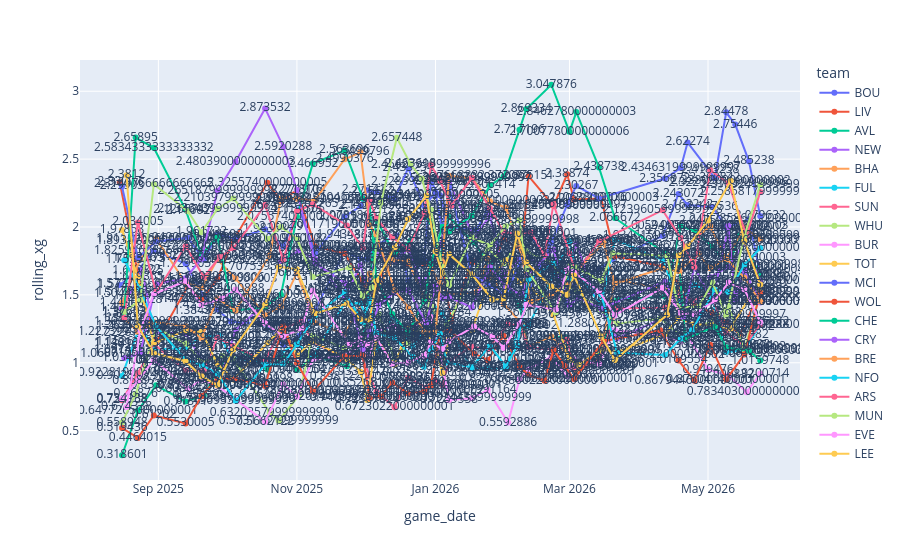

Here is the notebook cell this chart was saved with:
### Code cell
team_match['rolling_xg'] = team_match.groupby('team')['xg'].rolling(window=5, min_periods=1).mean().reset_index(level=0, drop=True)

team_match['tot_xg'] = team_match.groupby('team')['xg'].transform(lambda x: x.sum())

team_match['avg_xg'] = team_match.groupby('team')['xg'].transform(lambda x: x.mean())

team_match['avg_rolling_xg'] = team_match.groupby('team')['rolling_xg'].transform(lambda x: x.mean())

team_match['xg_90'] = team_match.groupby('round')['tot_xg'].transform(lambda x: x / 90)

team_match['rolling_xg_rank'] = team_match.groupby('round')['rolling_xg'].rank(ascending=False)

team_match['avg_rolling_xg_rank'] = team_match.groupby('round')['avg_rolling_xg'].rank(ascending=False)

team_match['avg_xg_rank'] = team_match.groupby('round')['avg_xg'].rank(ascending=False)

#Goals Against
team_match['rolling_xga'] = team_match.groupby('team')['xga'].rolling(window=5, min_periods=1).mean().reset_index(level=0, drop=True)

team_match['tot_xga'] = team_match.groupby('team')['xga'].transform(lambda x: x.sum())

team_match['avg_xga'] = team_match.groupby('team')['xga'].transform(lambda x: x.mean())

team_match['xga_90'] = team_match.groupby('round')['tot_xga'].transform(lambda x: x / 90)

team_match['rolling_xga_rank'] = team_match.groupby('round')['rolling_xga'].rank(ascending=True)

team_match['avg_xga_rank'] = team_match.groupby('round')['avg_xga'].rank(ascending=True)


fig = px.line(
    team_match,
    x='game_date',
    y='rolling_xg',
    text='rolling_xg',
    color='team', 
    hover_data=['rolling_xg_rank', 'game', 'xg', 'avg_xg_rank', 'avg_rolling_xg_rank'])

fig.show()
